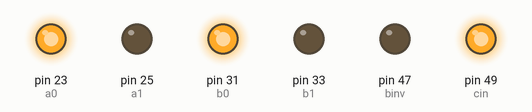
This sketch was run on a simulated Arduino Mega 2560, built with avr-gcc and run on an emulated ATmega2560. Parts: output pins drawn as LEDs (lit = HIGH). Pins used as bus, display or sensor lines are not drawn.

Above: at 0.3 s.
At 1.7 s:
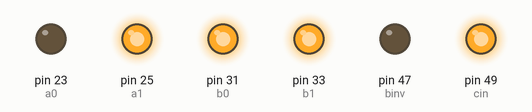
At 3.8 s:
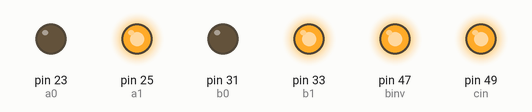
At 7.0 s:
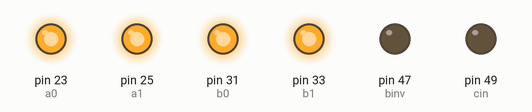
At 9.8 s:
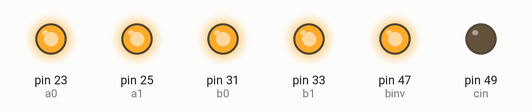
At 13.6 s:
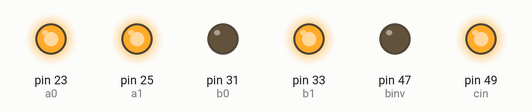
Timing chart, 0 to 14.6 s (numbered marks = the images above):
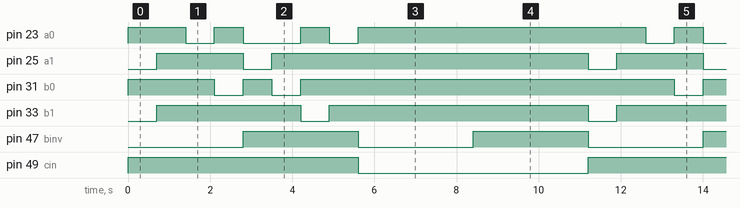

The sketch:

testrelay.ino
```cpp
int s0 = 43;
int s1 = 45;
int binv = 47;
int cin = 49;

int a0 = 23;
int a1 = 25;

int b0 = 31;
int b1 = 33;


int del = 700;


void setup() {
  Serial.begin(9600);
  pinMode(s0, OUTPUT);
  pinMode(s1, OUTPUT);
  pinMode(binv, OUTPUT);
  pinMode(cin, OUTPUT);
  pinMode(a0, OUTPUT);
  pinMode(a1, OUTPUT);
  pinMode(b0, OUTPUT);
  pinMode(b1, OUTPUT);
}

void loop() {
digitalWrite(a0, HIGH);
digitalWrite(a1, LOW);
digitalWrite(b0, HIGH);
digitalWrite(b1, LOW);
  digitalWrite(s0, HIGH);
  digitalWrite(s1, HIGH);
  digitalWrite(binv, LOW);
  digitalWrite(cin, HIGH);
  delay(del);

digitalWrite(a0, HIGH);
digitalWrite(a1, HIGH);
digitalWrite(b0, HIGH);
digitalWrite(b1, HIGH);

  digitalWrite(s0, LOW);
  digitalWrite(s1, HIGH);
  digitalWrite(binv, LOW);
  digitalWrite(cin, HIGH);
  delay(del);

digitalWrite(a0, LOW);
digitalWrite(a1, HIGH);
digitalWrite(b0, HIGH);
digitalWrite(b1, HIGH);
  digitalWrite(s0, HIGH);
  digitalWrite(s1, LOW);
  digitalWrite(binv, LOW);
  digitalWrite(cin, HIGH);
  delay(del);

digitalWrite(a0, HIGH);
digitalWrite(a1, HIGH);
digitalWrite(b0, LOW);
digitalWrite(b1, HIGH);
  digitalWrite(s0, LOW);
  digitalWrite(s1, LOW);
  digitalWrite(binv, LOW);
  digitalWrite(cin, HIGH);
  delay(del);

digitalWrite(a0, LOW);
digitalWrite(a1, LOW);
digitalWrite(b0, HIGH);
digitalWrite(b1, HIGH);
  digitalWrite(s0, HIGH);
  digitalWrite(s1, HIGH);
  digitalWrite(binv, HIGH);
  digitalWrite(cin, HIGH);
  delay(del);

digitalWrite(a0, LOW);
digitalWrite(a1, HIGH);
digitalWrite(b0, LOW);
digitalWrite(b1, HIGH);
  digitalWrite(s0, LOW);
  digitalWrite(s1, HIGH);
  digitalWrite(binv, HIGH);
  digitalWrite(cin, HIGH);
  delay(del);

digitalWrite(a0, HIGH);
digitalWrite(a1, HIGH);
digitalWrite(b0, HIGH);
digitalWrite(b1, LOW);
  digitalWrite(s0, HIGH);
  digitalWrite(s1, LOW);
  digitalWrite(binv, HIGH);
  digitalWrite(cin, HIGH);
  delay(del);

digitalWrite(a0, LOW);
digitalWrite(a1, HIGH);
digitalWrite(b0, HIGH);
digitalWrite(b1, HIGH);
  digitalWrite(s0, LOW);
  digitalWrite(s1, LOW);
  digitalWrite(binv, HIGH);
  digitalWrite(cin, HIGH);
  delay(del);

digitalWrite(a0, HIGH);
digitalWrite(a1, HIGH);
digitalWrite(b0, HIGH);
digitalWrite(b1, HIGH);

  digitalWrite(s0, HIGH);
  digitalWrite(s1, HIGH);
  digitalWrite(binv, LOW);
  digitalWrite(cin, LOW);
  delay(del);
  digitalWrite(s0, LOW);
  digitalWrite(s1, HIGH);
  digitalWrite(binv, LOW);
  digitalWrite(cin, LOW);
  delay(del);
  digitalWrite(s0, HIGH);
  digitalWrite(s1, LOW);
  digitalWrite(binv, LOW);
  digitalWrite(cin, LOW);
  delay(del);
  digitalWrite(s0, LOW);
  digitalWrite(s1, LOW);
  digitalWrite(binv, LOW);
  digitalWrite(cin, LOW);
  delay(del);
  digitalWrite(s0, HIGH);
  digitalWrite(s1, HIGH);
  digitalWrite(binv, HIGH);
  digitalWrite(cin, LOW);
  delay(del);
  digitalWrite(s0, LOW);
  digitalWrite(s1, HIGH);
  digitalWrite(binv, HIGH);
  digitalWrite(cin, LOW);
  delay(del);
  digitalWrite(s0, HIGH);
  digitalWrite(s1, LOW);
  digitalWrite(binv, HIGH);
  digitalWrite(cin, LOW);
  delay(del);
  digitalWrite(s0, LOW);
  digitalWrite(s1, LOW);
  digitalWrite(binv, HIGH);
  digitalWrite(cin, LOW);
  delay(del);


}
```

Measured:
- by itself, pin 23 (a0): repeats every 11.2 s: LOW 0.70 s, HIGH 0.70 s, LOW 1.4 s, HIGH 0.70 s, LOW 0.70 s, HIGH 7.0 s
- by itself, pin 25 (a1): repeats every 11.2 s: LOW 0.70 s, HIGH 7.7 s, LOW 0.70 s, HIGH 2.1 s
- by itself, pin 31 (b0): repeats every 11.2 s: LOW 0.70 s, HIGH 0.70 s, LOW 0.70 s, HIGH 9.1 s
- by itself, pin 33 (b1): repeats every 11.2 s: LOW 0.70 s, HIGH 6.3 s, LOW 0.70 s, HIGH 3.5 s
- by itself, pin 47 (binv): alternates HIGH for 2.8 s and LOW for 2.8 s
- by itself, pin 49 (cin): alternates HIGH for 5.6 s and LOW for 5.6 s
